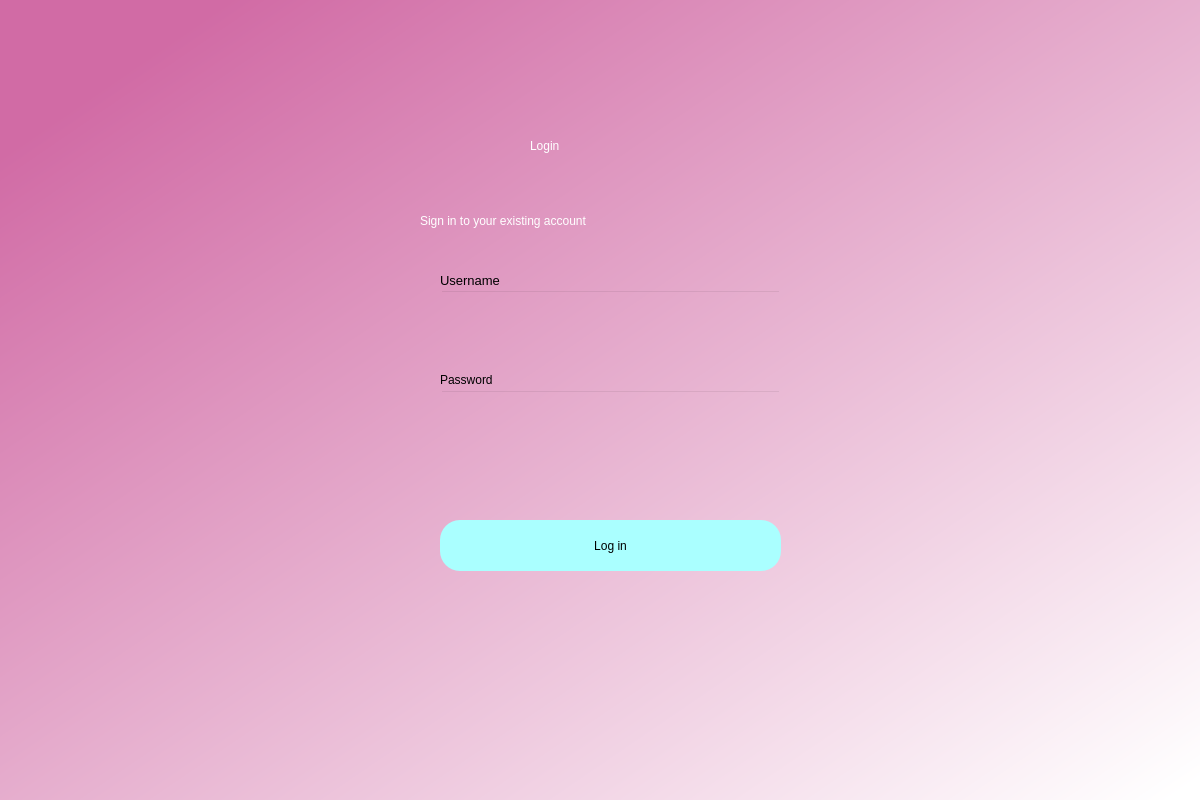
<?xml version="1.0" encoding="UTF-8"?>
<ui version="4.0">
 <class>Dialog</class>
 <widget class="QDialog" name="Dialog">
  <property name="geometry">
   <rect>
    <x>0</x>
    <y>0</y>
    <width>1200</width>
    <height>800</height>
   </rect>
  </property>
  <property name="windowTitle">
   <string>Dialog</string>
  </property>
  <widget class="QWidget" name="bgwidget" native="true">
   <property name="geometry">
    <rect>
     <x>0</x>
     <y>0</y>
     <width>1201</width>
     <height>801</height>
    </rect>
   </property>
   <property name="styleSheet">
    <string notr="true">QWidget#bgwidget{
background-color:qlineargradient(spread:pad, x1:0.091, y1:0.101636, x2:0.991379, y2:0.977, stop:0 rgba(209, 107, 165, 255), stop:1 rgba(255, 255, 255, 255));}</string>
   </property>
   <widget class="QLabel" name="label">
    <property name="geometry">
     <rect>
      <x>530</x>
      <y>110</y>
      <width>200</width>
      <height>71</height>
     </rect>
    </property>
    <property name="styleSheet">
     <string notr="true">font: 36pt &quot;MS Shell Dlg 2&quot;; color:rgb(255, 255, 255)</string>
    </property>
    <property name="text">
     <string>Login</string>
    </property>
   </widget>
   <widget class="QLabel" name="label_2">
    <property name="geometry">
     <rect>
      <x>420</x>
      <y>200</y>
      <width>591</width>
      <height>41</height>
     </rect>
    </property>
    <property name="styleSheet">
     <string notr="true">font: 16pt &quot;MS Shell Dlg 2&quot;;color:rgb(255, 255, 255)</string>
    </property>
    <property name="text">
     <string>Sign in to your existing account</string>
    </property>
   </widget>
   <widget class="QPushButton" name="login">
    <property name="geometry">
     <rect>
      <x>440</x>
      <y>520</y>
      <width>341</width>
      <height>51</height>
     </rect>
    </property>
    <property name="styleSheet">
     <string notr="true">border-radius:20px;
background-color: rgb(170, 255, 255);
font: 14pt &quot;MS Shell Dlg 2&quot;;</string>
    </property>
    <property name="text">
     <string>Log in</string>
    </property>
   </widget>
   <widget class="QLineEdit" name="emailfield">
    <property name="geometry">
     <rect>
      <x>440</x>
      <y>290</y>
      <width>341</width>
      <height>51</height>
     </rect>
    </property>
    <property name="styleSheet">
     <string notr="true">background-color:rgba(0,0,0,0);
font: 12pt &quot;MS Shell Dlg 2&quot;;</string>
    </property>
   </widget>
   <widget class="QLineEdit" name="passwordfield">
    <property name="geometry">
     <rect>
      <x>440</x>
      <y>390</y>
      <width>341</width>
      <height>51</height>
     </rect>
    </property>
    <property name="styleSheet">
     <string notr="true">background-color:rgba(0,0,0,0);
font: 12pt &quot;MS Shell Dlg 2&quot;;</string>
    </property>
   </widget>
   <widget class="QLabel" name="label_3">
    <property name="geometry">
     <rect>
      <x>440</x>
      <y>270</y>
      <width>100</width>
      <height>20</height>
     </rect>
    </property>
    <property name="font">
     <font>
      <family>MS Shell Dlg 2</family>
      <pointsize>10</pointsize>
      <weight>50</weight>
      <italic>false</italic>
      <bold>false</bold>
     </font>
    </property>
    <property name="styleSheet">
     <string notr="true">font: 10pt &quot;MS Shell Dlg 2&quot;;</string>
    </property>
    <property name="text">
     <string>Username</string>
    </property>
   </widget>
   <widget class="QLabel" name="label_4">
    <property name="geometry">
     <rect>
      <x>440</x>
      <y>370</y>
      <width>100</width>
      <height>20</height>
     </rect>
    </property>
    <property name="styleSheet">
     <string notr="true">font: 10pt &quot;MS Shell Dlg 2&quot;;</string>
    </property>
    <property name="text">
     <string>Password</string>
    </property>
   </widget>
   <widget class="QLabel" name="error">
    <property name="geometry">
     <rect>
      <x>440</x>
      <y>456</y>
      <width>341</width>
      <height>20</height>
     </rect>
    </property>
    <property name="styleSheet">
     <string notr="true">font: 12pt &quot;MS Shell Dlg 2&quot;; color:red;</string>
    </property>
    <property name="text">
     <string/>
    </property>
   </widget>
  </widget>
 </widget>
 <resources/>
 <connections/>
</ui>
